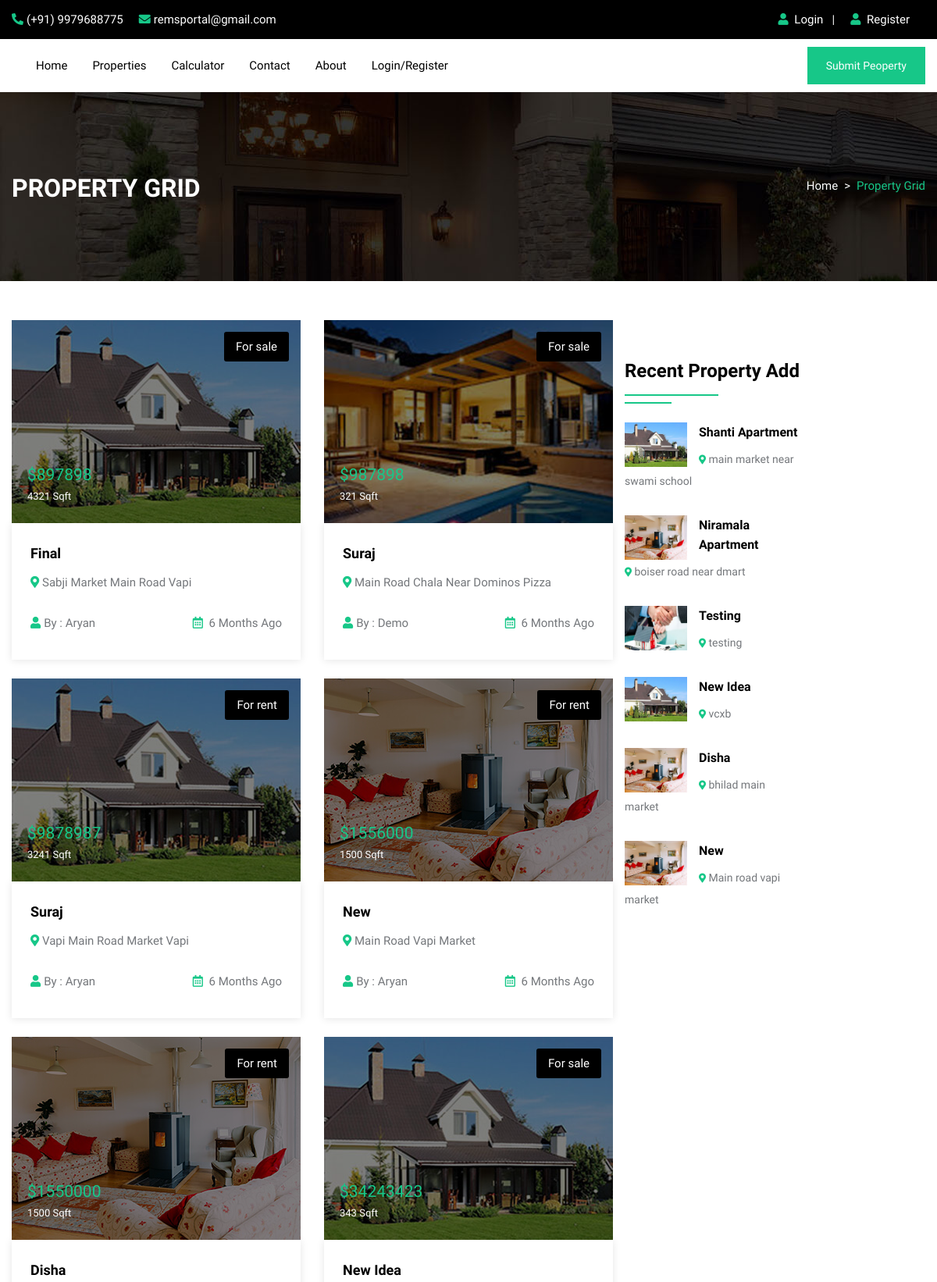
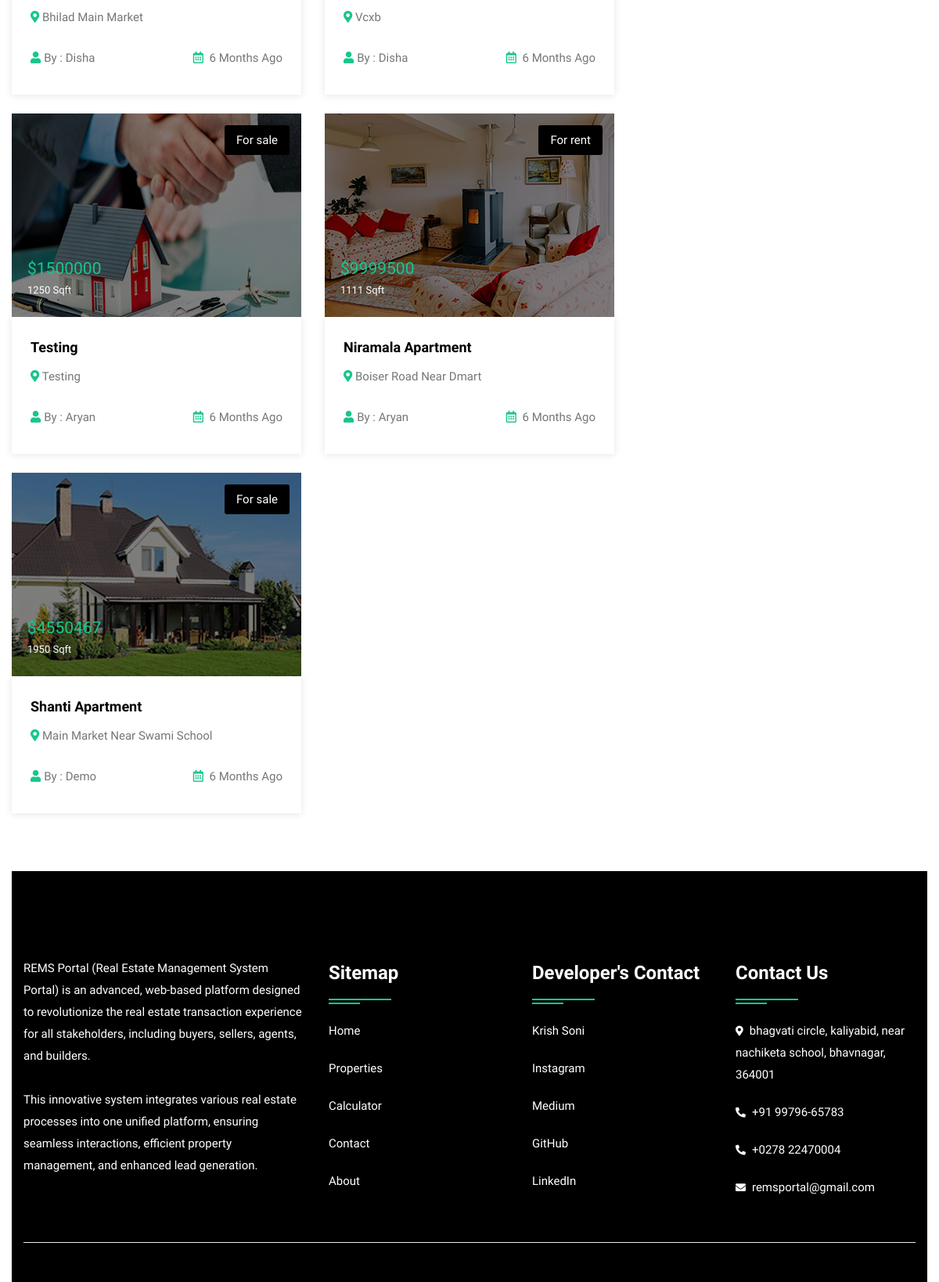
/property.php, run on the app's committed database (2 pictures, top to bottom).
### tables this page shows
CREATE TABLE `property` (
  `pid` int(50) NOT NULL,
  `title` varchar(200) NOT NULL,
  `pcontent` longtext NOT NULL,
  `type` varchar(100) NOT NULL,
  `bhk` varchar(50) NOT NULL,
  `stype` varchar(100) NOT NULL,
  `bedroom` int(50) NOT NULL,
  `bathroom` int(50) NOT NULL,
  `balcony` int(50) NOT NULL,
  `kitchen` int(50) NOT NULL,
  `hall` int(50) NOT NULL,
  `floor` varchar(50) NOT NULL,
  `size` int(50) NOT NULL,
  `price` int(50) NOT NULL,
  `location` varchar(200) NOT NULL,
  `city` varchar(100) NOT NULL,
  `state` varchar(100) NOT NULL,
  `feature` longtext NOT NULL,
  `pimage` varchar(300) NOT NULL,
  `pimage1` varchar(300) NOT NULL,
  `pimage2` varchar(300) NOT NULL,
  `pimage3` varchar(300) NOT NULL,
  `pimage4` varchar(300) NOT NULL,
  `uid` int(50) NOT NULL,
  `status` varchar(50) NOT NULL,
  `mapimage` varchar(300) NOT NULL,
  `topmapimage` varchar(300) NOT NULL,
  `groundmapimage` varchar(300) NOT NULL,
  `totalfloor` varchar(50) NOT NULL,
  `date` datetime NOT NULL DEFAULT current_timestamp()
);

CREATE TABLE `user` (
  `uid` int(50) NOT NULL,
  `uname` varchar(100) NOT NULL,
  `uemail` varchar(100) NOT NULL,
  `uphone` varchar(20) NOT NULL,
  `upass` varchar(50) NOT NULL,
  `utype` varchar(50) NOT NULL,
  `uimage` varchar(300) NOT NULL
);

### property.php (the view, shortened to what this page needs)
<!DOCTYPE html>
<html lang="en">
<head>
<link rel="stylesheet" type="text/css" href="css/bootstrap.min.css">
<link rel="stylesheet" type="text/css" href="css/bootstrap-slider.css">
<link rel="stylesheet" type="text/css" href="css/jquery-ui.css">
<link rel="stylesheet" type="text/css" href="css/layerslider.css">
<link rel="stylesheet" type="text/css" href="css/color.css" id="color-change">
<link rel="stylesheet" type="text/css" href="css/owl.carousel.min.css">
<link rel="stylesheet" type="text/css" href="css/font-awesome.min.css">
<link rel="stylesheet" type="text/css" href="fonts/flaticon/flaticon.css">
<link rel="stylesheet" type="text/css" href="css/style.css">
</head>
<body>
<div id="page-wrapper">
    <div class="row">
		<?php include("include/header.php");?>
        <div class="banner-full-row page-banner" style="background-image:url('images/breadcromb.jpg');">
            <div class="container">
                <div class="row">
                    <div class="col-md-6">
                        <h2 class="page-name float-left text-white text-uppercase mt-1 mb-0"><b>Property Grid</b></h2>
                    </div>
                    <div class="col-md-6">
                        <nav aria-label="breadcrumb" class="float-left float-md-right">
                            <ol class="breadcrumb bg-transparent m-0 p-0">
                                <li class="breadcrumb-item text-white"><a href="#">Home</a></li>
                                <li class="breadcrumb-item active">Property Grid</li>
                            </ol>
                        </nav>
                    </div>
                </div>
            </div>
        </div>
        <div class="full-row">
            <div class="container">
                <div class="row">
					<div class="col-lg-8">
                        <div class="row">
							<?php
							$query=mysqli_query($con,"SELECT property.*, user.uname,user.utype,user.uimage FROM `property`,`user` WHERE property.uid=user.uid");
								while($row=mysqli_fetch_array($query))
								{
							?>
                            <div class="col-md-6">
                                <div class="featured-thumb hover-zoomer mb-4">
                                    <div class="overlay-black overflow-hidden position-relative"> <img src="admin/property/<?php echo $row['18'];?>" alt="pimage">
                                        <div class="sale bg-secondary text-white">For <?php echo $row['5'];?></div>
                                        <div class="price text-primary text-capitalize">$<?php echo $row['13'];?> <span class="text-white"><?php echo $row['12'];?> Sqft</span></div>
                                    </div>
                                    <div class="featured-thumb-data shadow-one">
                                        <div class="p-4">
                                            <h5 class="text-secondary hover-text-primary mb-2 text-capitalize"><a href="propertydetail.php?pid=<?php echo $row['0'];?>"><?php echo $row['1'];?></a></h5>
                                            <span class="location text-capitalize"><i class="fas fa-map-marker-alt text-primary"></i> <?php echo $row['14'];?></span> </div>
                                        <div class="px-4 pb-4 d-inline-block w-100">
                                            <div class="float-left text-capitalize"><i class="fas fa-user text-primary mr-1"></i>By : <?php echo $row['uname'];?></div>
                                            <div class="float-right"><i class="far fa-calendar-alt text-primary mr-1"></i> 6 Months Ago</div>
                                        </div>
                                    </div>
                                </div>
                            </div>
                            <?php } ?>
                        </div>
                    </div>
                        <div class="sidebar-widget mt-5">
                            <h4 class="double-down-line-left text-secondary position-relative pb-4 mb-4">Recent Property Add</h4>
                            <ul class="property_list_widget">
								<?php
								$query=mysqli_query($con,"SELECT * FROM `property` ORDER BY date DESC LIMIT 6");
										while($row=mysqli_fetch_array($query))
										{
								?>
                                <li> <img src="admin/property/<?php echo $row['18'];?>" alt="pimage">
                                    <h6 class="text-secondary hover-text-primary text-capitalize"><a href="propertydetail.php?pid=<?php echo $row['0'];?>"><?php echo $row['1'];?></a></h6>
                                    <span class="font-14"><i class="fas fa-map-marker-alt icon-primary icon-small"></i> <?php echo $row['14'];?></span>
                                </li>
                                <?php } ?>
                            </ul>
                        </div>
                    </div>
                </div>
            </div>
        </div>
		<?php include("include/footer.php");?>
    </div>
</body>
</html>

### css/color.css (style rules this page uses)
:root { --theme-ordinary-color: #74777b; }
:root { --theme-primary-color: #17c788; }
:root { --theme-secondary-color: #000000; }
:root { --theme-white-color: #fff; }
:root { --theme-light-color: #f8f8f8; }
:root { --theme-gray-color: #f5f5f5; }
:root { --theme-footer-color: #000000; }
:root { --theme-dark-color: #000000; }
:root { --text-light-color: #a3a7af; }
:root { --theme-primary-opacity-color: rgba(11, 191, 141, .8); }
:root { --theme-secondary-opacity-color: rgba(0, 0, 0, 0.7); }
:root { --theme-white-opacity-color: rgba(255, 255, 255, 0.3); }
:root { --theme-dark-opacity-color: rgba(0, 0, 0, 0.5); }
:root { --theme-ordinary-font: 'Muli', sans-serif; }
:root { --theme-highlight-font: 'Comfortaa', cursive; }

### data on the page
property: pimage (picture), stype "sale", price "897898", size "4321", title "Final", location "Sabji Market Main Road Vapi", uid.uname "Aryan"
property: pimage (picture), stype "sale", price "987898", size "321", title "Suraj", location "Main Road Chala Near Dominos Pizza", uid.uname "Demo"
property: pimage (picture), stype "rent", price "9878987", size "3241", title "Suraj", location "Vapi Main Road Market Vapi", uid.uname "Aryan"
property: pimage (picture), stype "rent", price "1556000", size "1500", title "New", location "Main Road Vapi Market", uid.uname "Aryan", location "Main road vapi market"
property: pimage (picture), stype "rent", price "1550000", size "1500", title "Disha", location "Bhilad Main Market", uid.uname "Disha", location "bhilad main market"
property: pimage (picture), stype "sale", price "34243423", size "343", title "New Idea", location "Vcxb", uid.uname "Disha", location "vcxb"
property: pimage (picture), stype "sale", price "1500000", size "1250", title "Testing", location "Testing", uid.uname "Aryan", location "testing"
property: pimage (picture), stype "rent", price "9999500", size "1111", title "Niramala Apartment", location "Boiser Road Near Dmart", uid.uname "Aryan", location "boiser road near dmart"
property: pimage (picture), stype "sale", price "4550467", size "1950", title "Shanti Apartment", location "Main Market Near Swami School", uid.uname "Demo", location "main market near swami school"
